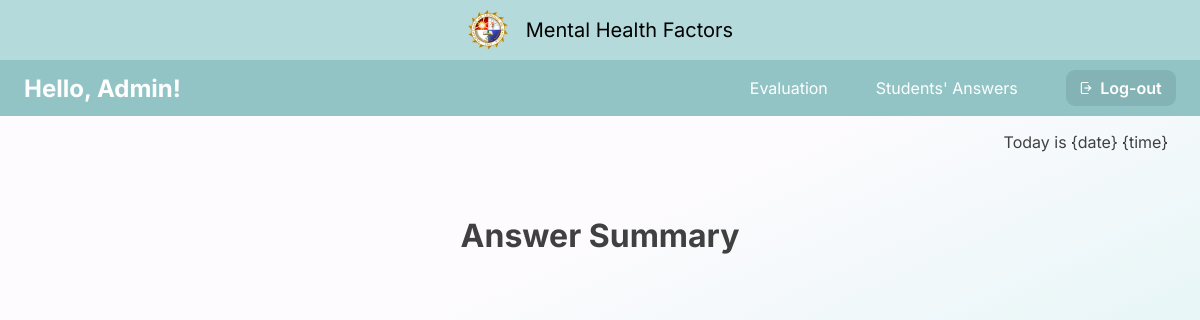
/student_answer/16, run on an earlier commit of the app's database.
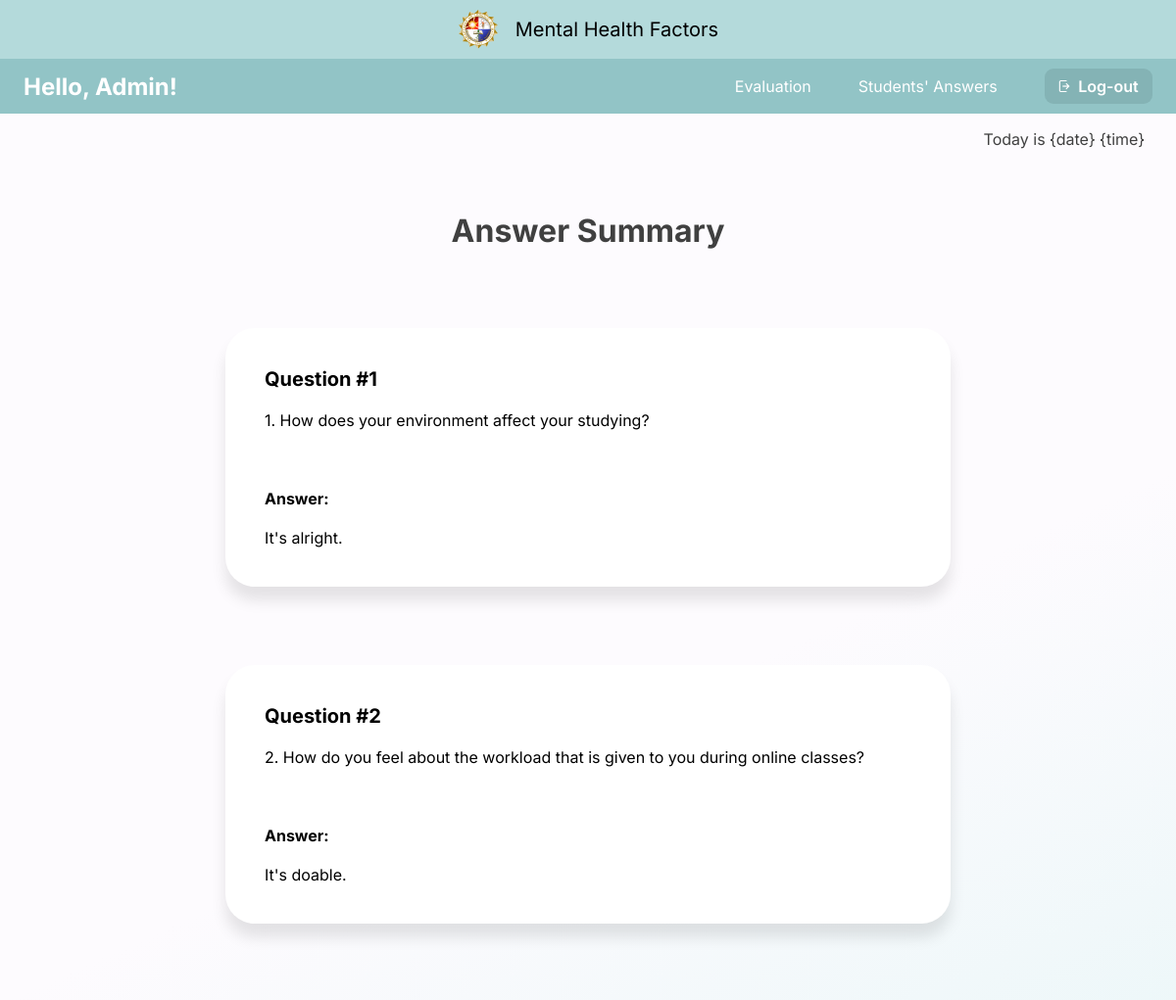
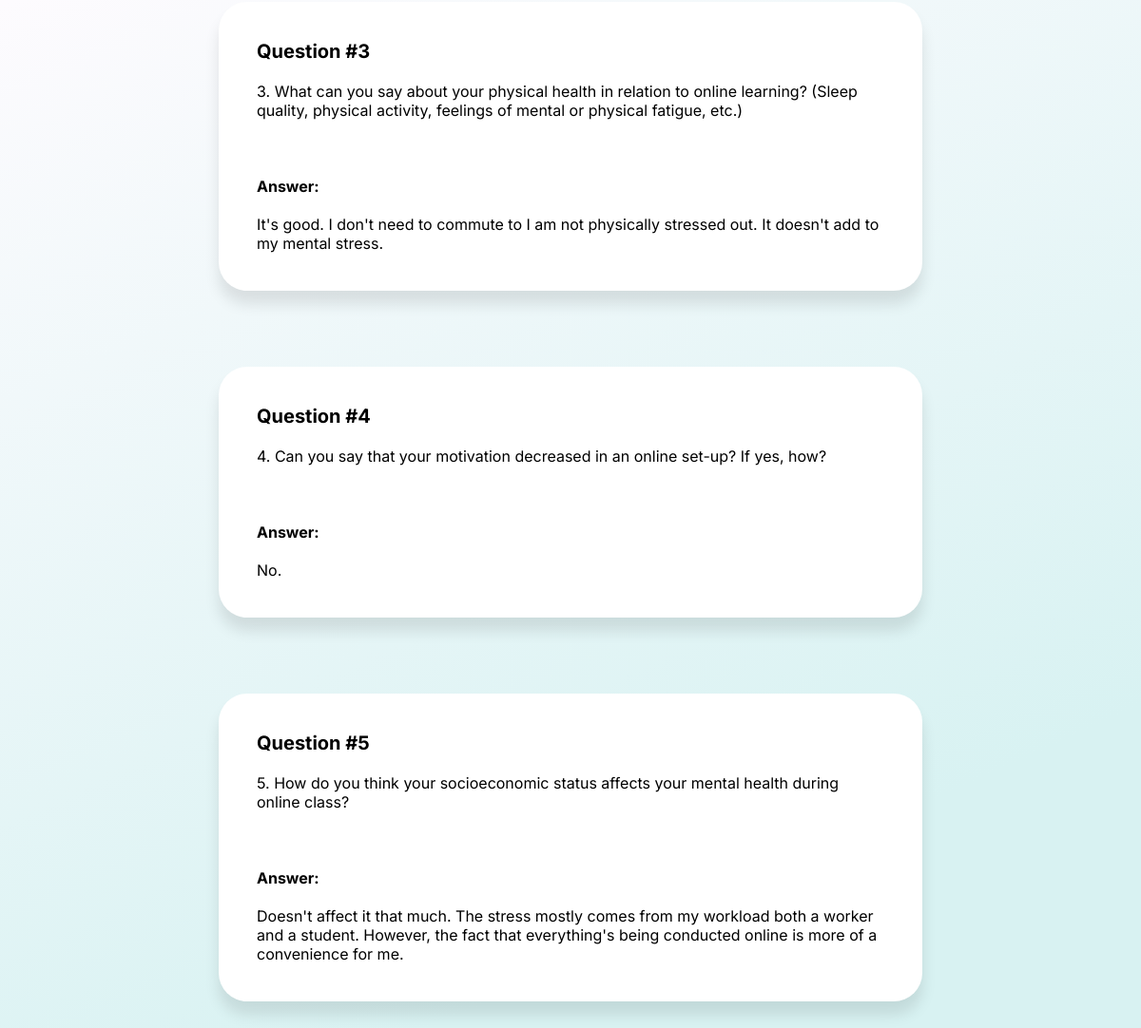
And on a later commit of the database (2 pictures, top to bottom).
### capswebsite/models.py (models this page shows, shortened)
class Answers(models.Model):
    email_error_message = 'Email must be: @plm.edu.ph'
    email_regex = RegexValidator(
    regex=r'^[A-Za-z0-9._%+-]+@plm.edu.ph$',
    message=email_error_message
    )
    ID_error_message = 'Faculty ID must be entered in format: 20XXXXXXX'
    ID_regex = RegexValidator(
        regex=r'^20\d{7}$',
        message=ID_error_message
    )
    Year_CHOICES = (
        ('1', '1'),
        ('2', '2'),
        ('3', '3'),
        ('4', '4'),
        ('5', '5'),
        ('6', '6'),
    )
    email = models.EmailField(verbose_name="Email",max_length=60,validators=[email_regex],blank=True)
    firstName = models.CharField(max_length=100, verbose_name='First Name', null=True,blank=True)
    lastName = models.CharField(max_length=100, verbose_name='Last Name', null=True,blank=True)
    numberID = models.CharField(max_length=100,validators=[ID_regex], verbose_name='Number ID', null=True,blank=True)
    college= models.ForeignKey(College, verbose_name='College',null=True,blank=True,on_delete=models.CASCADE)
    course= models.ForeignKey(Course, verbose_name='Course',null=True,blank=True,on_delete=models.CASCADE)
    year = models.CharField(max_length=10, choices=Year_CHOICES, verbose_name='Year', null=True,blank=True)
    block = models.CharField(max_length=10, verbose_name='Block', null=True,blank=True)
    question1 = models.CharField(max_length=1000, verbose_name="question1",null=True, blank =True)
    question2 = models.CharField(max_length=1000, verbose_name="question2",null=True, blank =True)
    question3 = models.CharField(max_length=1000, verbose_name="question3",null=True, blank =True)
    question4 = models.CharField(max_length=1000, verbose_name="question4",null=True, blank =True)
    question5 = models.CharField(max_length=1000, verbose_name="question5",null=True, blank =True)

### capswebsite/views.py (the view)
# urls.py: re_path(r'^student_answer/(?P<pk>[a-zA-Z0-9]+$)', views.student_answer, name='student_answer'),
def student_answer(request, pk):
    answers = Answers.objects.filter(id=pk)
    context = {'answers':answers}
    return render(request, 'admin/student_answer.html',context)

### capswebsite/templates/admin/student_answer.html (shortened to what this page needs)
{% load static %}
{% include 'admin/admin_navbar.html' %}
{% block content %}
<p class="date-time">Today is {date} {time}</p>
<div class="title">Answer Summary</div>
        {% for ans in answers %}
        <div class="qna">
            <span>Question #1</span>
            <br><br>
            1. How does your environment affect your studying?
            <br><br><br><br>
            <label for="answer"><b>Answer:</b></label>
            <br><br>
            {{ans.question1}}
        </div>
        <div class="qna">
            <span>Question #2</span>
            <br><br>
            2. How do you feel about the workload that is given to you during online classes?
            <br><br><br><br>
            <label for="answer"><b>Answer:</b></label>
            <br><br>
            {{ans.question2}}
        </div>
        <div class="qna">
            <span>Question #3</span>
            <br><br>
            3. What can you say about your physical health in relation to online learning? (Sleep quality, physical activity, feelings of mental or physical fatigue, etc.)
            <br><br><br><br>
            <label for="answer"><b>Answer:</b></label>
            <br><br>
            {{ans.question3}}
        </div>
        <div class="qna">
            <span>Question #4</span>
            <br><br>
            4. Can you say that your motivation decreased in an online set-up? If yes, how?
            <br><br><br><br>
            <label for="answer"><b>Answer:</b></label>
            <br><br>
            {{ans.question4}}
        </div>
        <div class="qna">
            <span>Question #5</span>
            <br><br>
            5. How do you think your socioeconomic status affects your mental health during online class?
            <br><br><br><br>
            <label for="answer"><b>Answer:</b></label>
            <br><br>
            {{ans.question5}}
        </div>
{%endfor%}
{% endblock %}

What changed in the data, as far as the page shows it:
added Answers: question1 "It's alright.", question2 "It's doable.", question3 "It's good. I don't need to commute to I am not physically stressed out. It doesn't add to my mental stress.", question4 "No.", question5 "Doesn't affect it that much. The stress mostly comes from my workload both a worker and a student. However, the fact that everything's being conducted online is more of a convenience for me."
